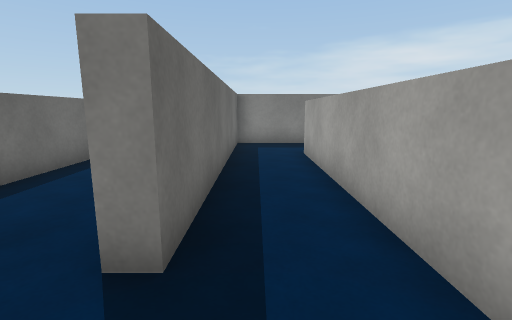
View 1 (above)

24 first-person views from a walk through a scene from a Unity 3-D project. The camera is 1.3 m above the floor, tilts 10° down and sees 85° across. The floor is counted in squares, 1 m on a side. Each view is taken from the middle of a square. On the plan, view 1 faces up. The plan holds only what a view shows up to about 13 squares ahead; the rest is blank. The place goes on beyond the plan. The player is left out. Surface patterns are stand-ins for the level's own textures.

View 2
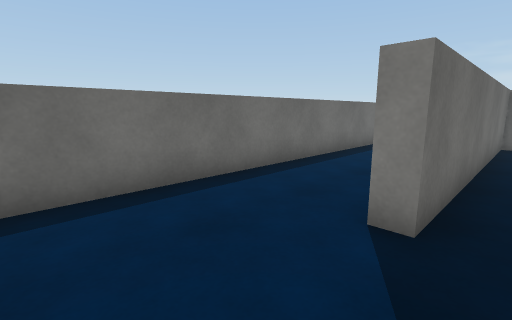

View 3
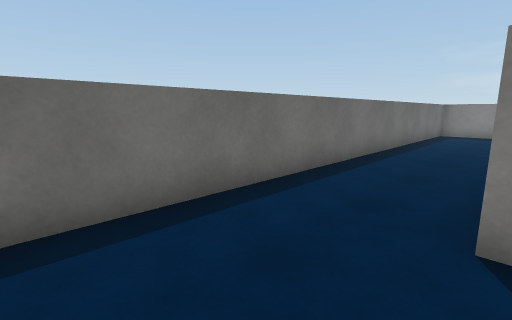

View 4
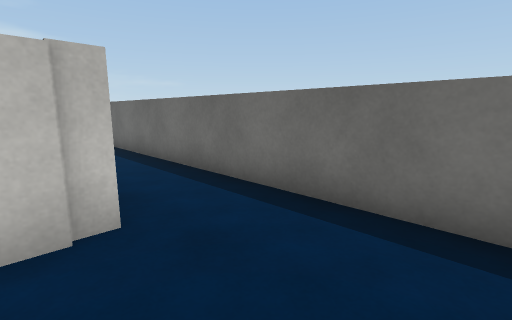

View 5
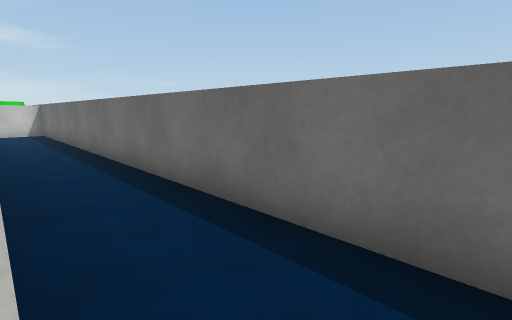

View 6
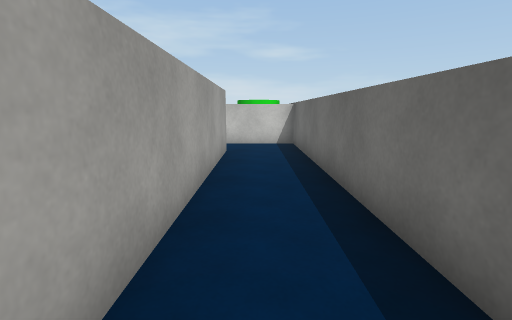

View 7
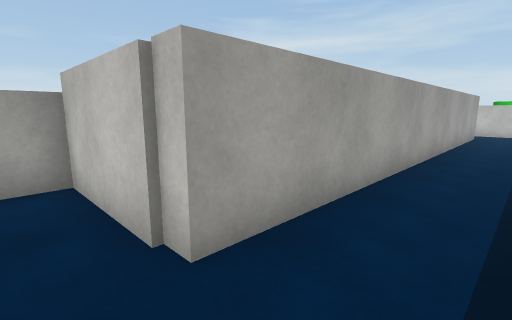

View 8
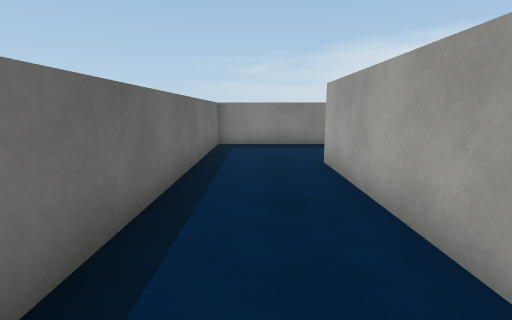

View 9
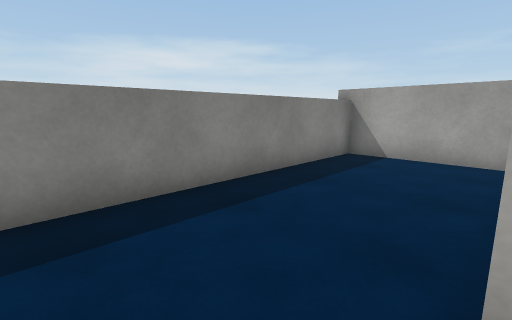

View 10
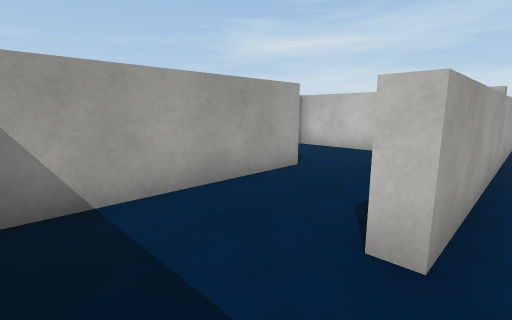

View 11
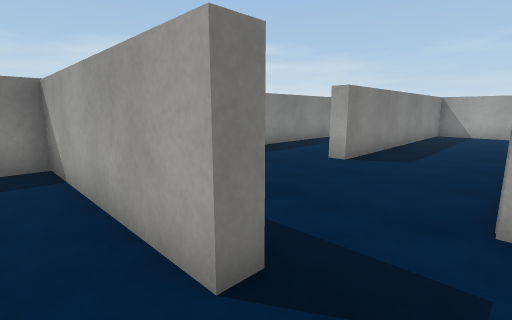

View 12
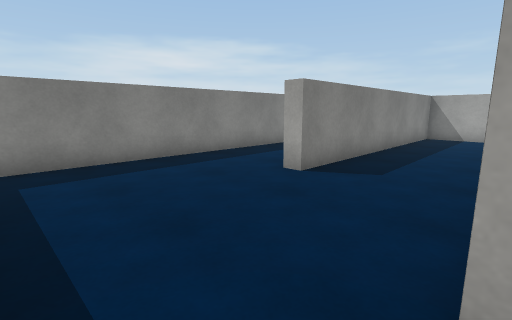

View 13
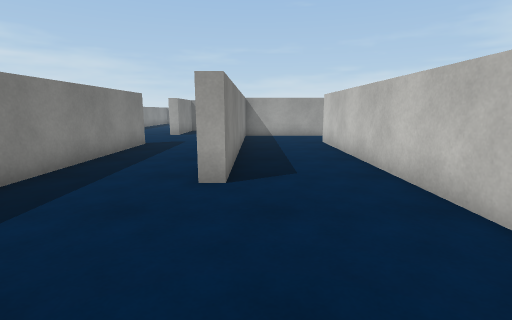

View 14
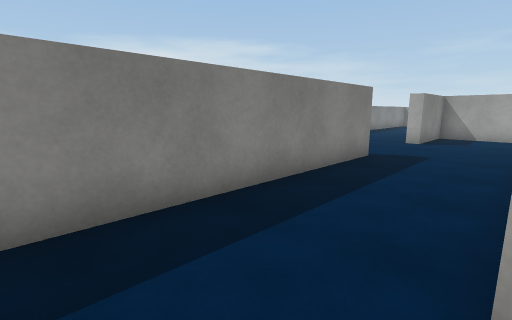

View 15
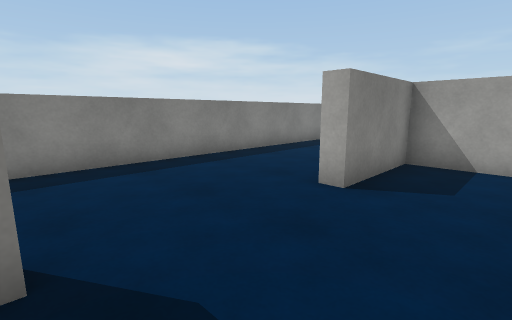

View 16
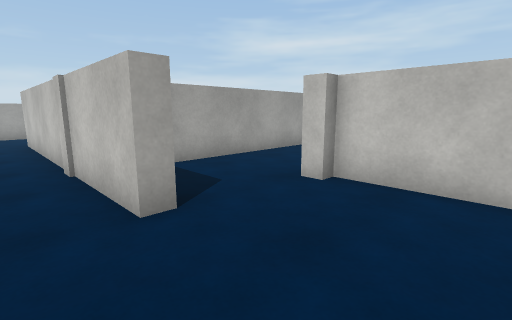

View 17
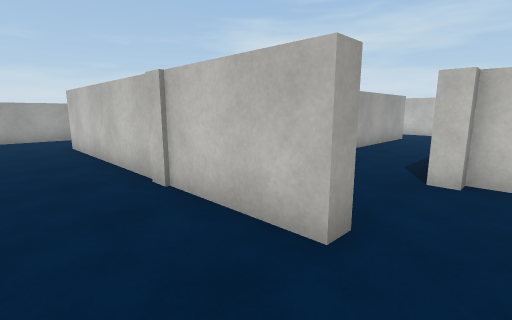

View 18
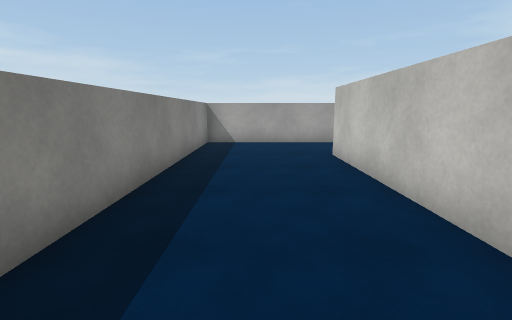

View 19
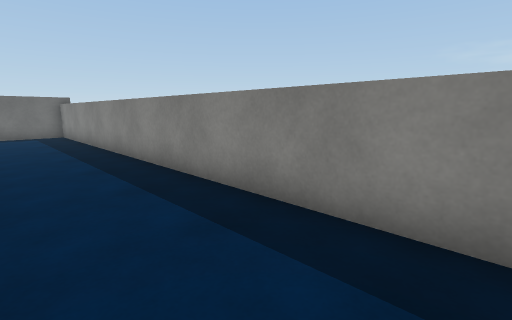

View 20
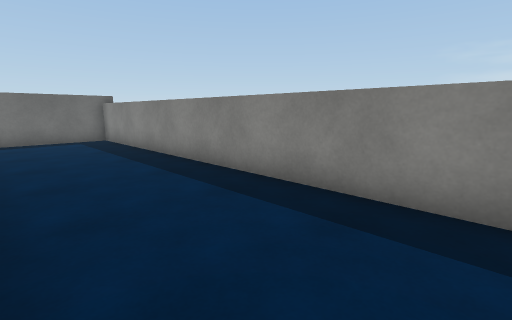

View 21
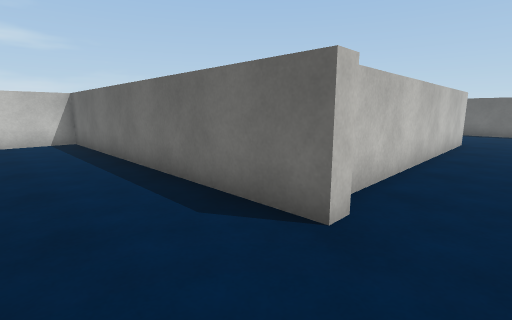

View 22
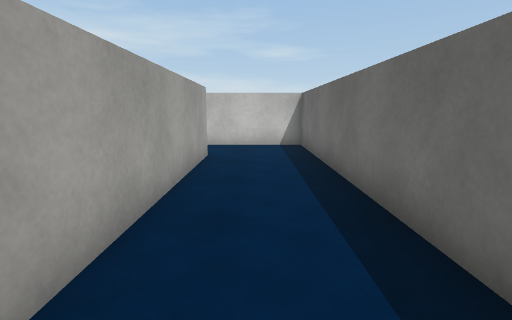

View 23
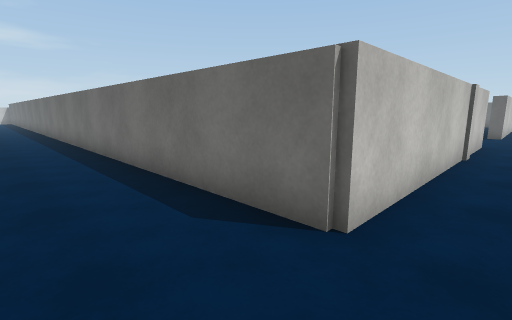

View 24
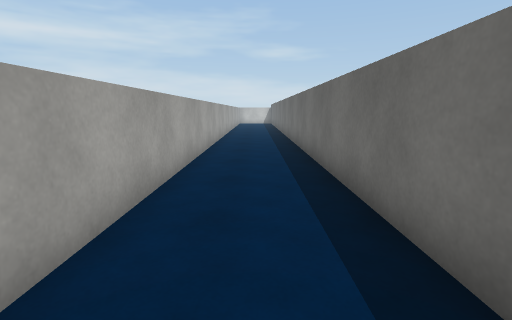

### Floor plan
Points are (right, up) in squares from view 1. A wall is a line through its corners. A room is listed if a view was taken in it or the views show most of it. See-through windows are left out.
Room 1 (views 1, 2, 3, 4, 5, 6, 7, 8, 9)
walls: (-1.3, 6.6) (-1.3, 12.1); (-0.8, 9.4) (-0.8, 2.1) (-1.4, 2.1); (5.1, 12.2) (5.1, 16.5); (5.1, 16) (-4.5, 16) (-4.5, -19.2) (-1.8, -19.2); (-2, -17.2) (-2, -2.2) (1.5, -2.2) (1.5, 8.6)
ways out: opening at (0.5, 8.5) to room 2; opening at (-2, -18)
Room 2 (views 10, 11, 12, 13, 14, 15, 16, 17, 18, 19, 20, 21, 22, 23, 24)
walls: (20.8, 4.8) (20.8, 7.5) (10.9, 7.5) (10.9, 8) (20.8, 8); (20.8, 8.6) (21.3, 8.6) (21.3, -2.8) (24.9, -2.8); (16.4, 11.9) (17.1, 11.9) (17.1, 11.4) (6.2, 11.4); (24.4, -0.2) (24.4, 11.2) (21.3, 11.2) (21.3, 11.7) (31.4, 11.7) (31.4, -7.1); (8.9, 4.2) (17.9, 4.2); (5.6, 5.5) (5.1, 5.5) (5.1, 11.4) (4.2, 11.4); (4.8, 1.8) (7.8, 1.8); (34.7, 10.8) (34.7, 16) (5.5, 16); (5.6, 16.5) (5.6, 12.5); (1.5, 8.6) (2, 8.6); (2, 11.4) (-0.8, 11.4) (-0.8, 9.4); (34.7, -7) (34.7, 4.4)
ways out: opening at (0.5, 8.5) to room 1; opening at (25, -1.5)

Where each view was taken, in squares from view 1:
view 1: 0 up, 0 right, facing up
view 2: 1 down, 0 right, facing up-left
view 3: 1 down, 1 left, facing up-left
view 4: 1 up, 1 left, facing down-left
view 5: 1 down, 2 left, facing down-left
view 6: 8 down, 3 left, facing down
view 7: 1 down, 4 left, facing down-right
view 8: 5 up, 3 left, facing up
view 9: 12 up, 3 left, facing up-right
view 10: 11 up, 1 right, facing down-right
view 11: 4 up, 4 right, facing up-right
view 12: 4 up, 6 right, facing up-right
view 13: 7 up, 6 right, facing right
view 14: 8 up, 9 right, facing up-right
view 15: 9 up, 17 right, facing up-right
view 16: 13 up, 18 right, facing down-right
view 17: 14 up, 20 right, facing down-right
view 18: 14 up, 23 right, facing right
view 19: 13 up, 22 right, facing up-left
view 20: 12 up, 19 right, facing up-left
view 21: 10 up, 24 right, facing down-left
view 22: 8 up, 23 right, facing down
view 23: 13 up, 34 right, facing down-left
view 24: 6 up, 33 right, facing down
